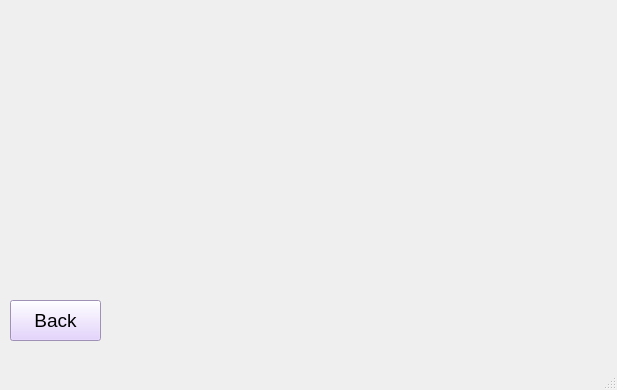
<?xml version="1.0" encoding="UTF-8"?>
<ui version="4.0">
 <class>MainWindow</class>
 <widget class="QMainWindow" name="MainWindow">
  <property name="geometry">
   <rect>
    <x>0</x>
    <y>0</y>
    <width>617</width>
    <height>390</height>
   </rect>
  </property>
  <property name="windowTitle">
   <string>MainWindow</string>
  </property>
  <widget class="QWidget" name="centralwidget">
   <widget class="QPushButton" name="back">
    <property name="geometry">
     <rect>
      <x>10</x>
      <y>300</y>
      <width>91</width>
      <height>41</height>
     </rect>
    </property>
    <property name="font">
     <font>
      <pointsize>14</pointsize>
     </font>
    </property>
    <property name="styleSheet">
     <string notr="true">background-color: rgb(222, 201, 254);</string>
    </property>
    <property name="text">
     <string>Back</string>
    </property>
   </widget>
  </widget>
  <widget class="QMenuBar" name="menubar">
   <property name="geometry">
    <rect>
     <x>0</x>
     <y>0</y>
     <width>617</width>
     <height>21</height>
    </rect>
   </property>
  </widget>
  <widget class="QStatusBar" name="statusbar"/>
 </widget>
 <resources/>
 <connections/>
</ui>
